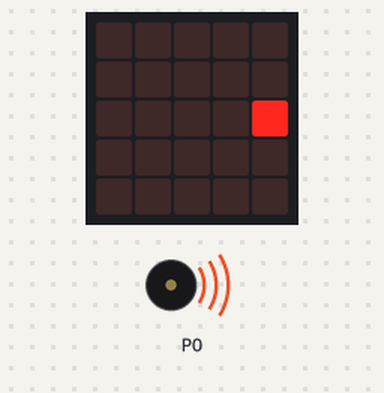
The program below on a simulated BBC micro:bit (MakeCode). Shown: the board's 5×5 LED display, buzzer (waves = sounding).

Above: at 0.15 s.
At 10.05 s:
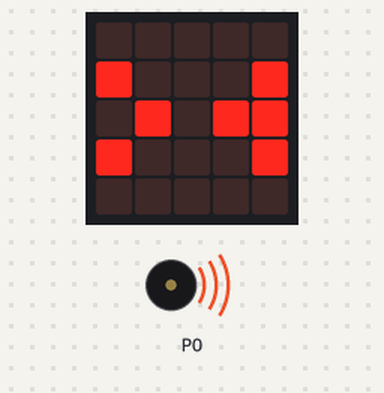
At 19.35 s:
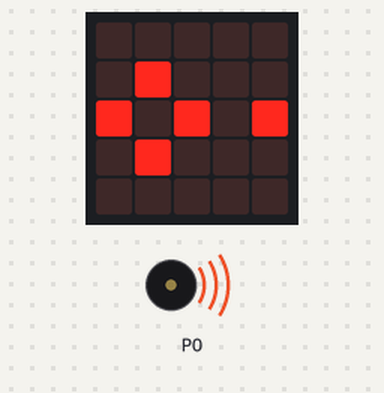
At 38.17 s:
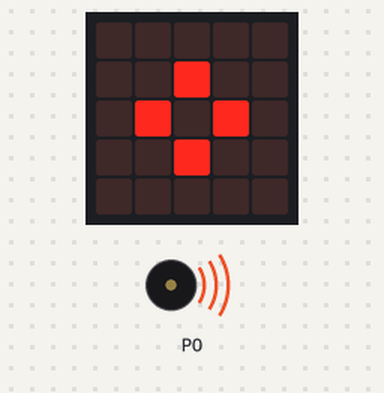
Timing chart, 0 to 40.0 s (numbered marks = the images above):
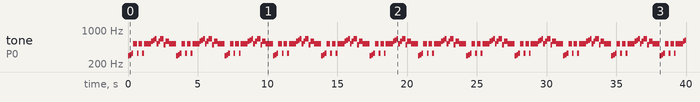

Measured:
- by itself, tone on P0: repeats every 3.5 s: 311 Hz 0.13 s, 2 × (330 Hz 0.13 s, 523 Hz 0.26 s), 330 Hz 0.13 s, 523 Hz 0.51 s, 587 Hz 0.13 s, 622 Hz 0.13 s, 659 Hz 0.13 s, 523 Hz 0.13 s, 587 Hz 0.13 s, 659 Hz 0.26 s, 494 Hz 0.13 s, 587 Hz 0.26 s, 523 Hz 0.51 s, 294 Hz 0.13 s
- what the display in image 3 shows lasts 0.4 s, from 38.0 s to 38.4 s

The program:

main.ts
```typescript
music._playDefaultBackground(music.builtInPlayableMelody(Melodies.Entertainer), music.PlaybackMode.LoopingInBackground)
basic.forever(function () {
    images.iconImage(IconNames.Target).scrollImage(1, 300)
    images.iconImage(IconNames.SmallDiamond).showImage(0)
})
```

test.ts
```typescript
// testes vão aqui; isto não será compilado quando este pacote for usado como uma extensão.
```
